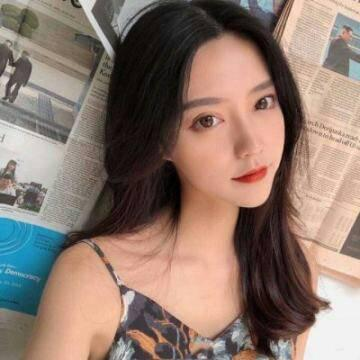
#> input picture FaceAI/1.jpg, 360 x 360 px, found by its file name
$ python FD_pic.py
#> lines starting #> are read from the running program, lines starting #| are printed output that depends on the picture; after the words box and inside, x2 and y2 are one past the last pixel; in counts of white or black regions, pixels touching at a corner belong together
import cv2

filepath = "/Users/Starkjing/Desktop/ComputerVision/FaceAI/1.jpg"
img = cv2.imread(filepath)  # 读取图片
#> img is the input picture: shape (360, 360, 3); mean B, G, R 109.8, 120.6, 141.6
gray = cv2.cvtColor(img, cv2.COLOR_BGR2GRAY)  # 转换灰色
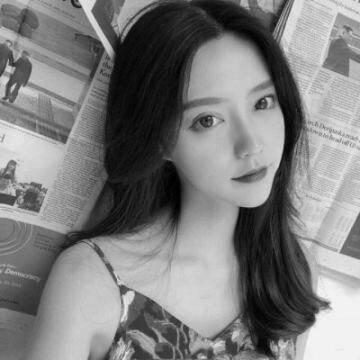
#> gray: shape (360, 360); min 0, max 251, mean 125.7

# OpenCV人脸识别分类器
classifier = cv2.CascadeClassifier(
        "/Users/Starkjing/Desktop/ComputerVision/FaceAI/opencv-master/data/haarcascades/haarcascade_frontalface_default.xml"

)
color = (0, 255, 0)  # 定义绘制颜色
# 调用识别人脸
faceRects = classifier.detectMultiScale(
    gray, scaleFactor=1.2, minNeighbors=3, minSize=(32, 32))
#> faceRects = [[154, 54, 158, 158]]
if len(faceRects):  # 大于0则检测到人脸
    for faceRect in faceRects:  # 单独框出每一张人脸
        x, y, w, h = faceRect
        # 框出人脸
        cv2.rectangle(img, (x, y), (x + h, y + w), color, 2)
        # 左眼
        cv2.circle(img, (x + w // 4, y + h // 4 + 30), min(w // 8, h // 8),
                   color)
        #右眼
        cv2.circle(img, (x + 3 * w // 4, y + h // 4 + 30), min(w // 8, h // 8),
                   color)
        #嘴巴
        cv2.rectangle(img, (x + 3 * w // 8, y + 3 * h // 4),
                      (x + 5 * w // 8, y + 7 * h // 8), color)
#> this loop made 1 pass
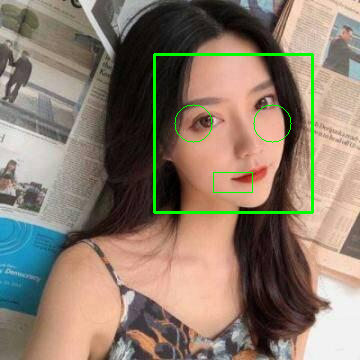
#> img: shape (360, 360, 3); 1.71% of pixels changed, all inside (x1, y1, x2, y2) = (153, 53, 314, 214)

cv2.imwrite('/Users/Starkjing/Desktop/ComputerVision/FaceAI/girl_FD.jpg',img)
cv2.imshow("image", img)  # 显示图像
c = cv2.waitKey(10)
#> (key Esc is pressed here)

cv2.waitKey(0)
cv2.destroyAllWindows()

$ run again, with FaceAI/jiance-2.png saved as FaceAI/1.jpg
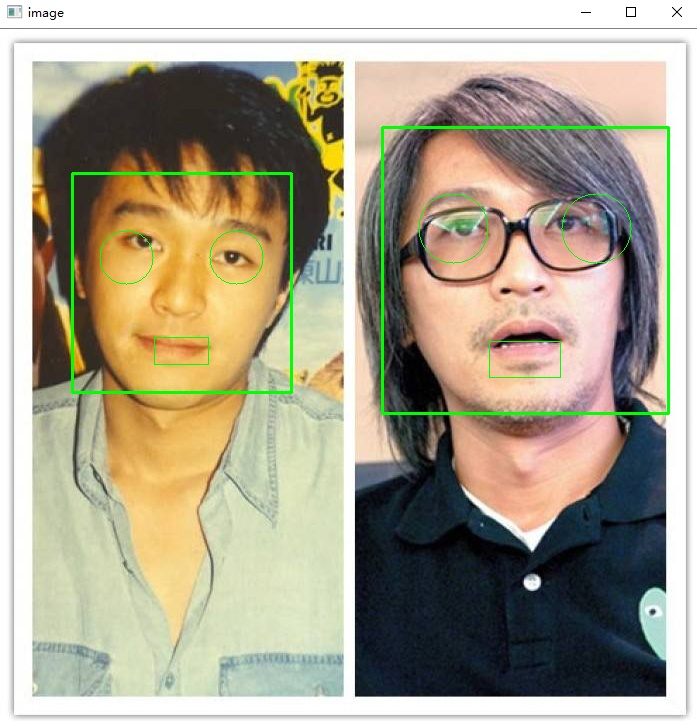
#> input picture FaceAI/jiance-2.png, 697 x 721 px, found by its file name
#> img is the input picture: shape (721, 697, 3); mean B, G, R 139.4, 160.7, 168.1
#> `gray = cv2.cvtColor(img, cv2.COLOR_BGR2GRAY)`:
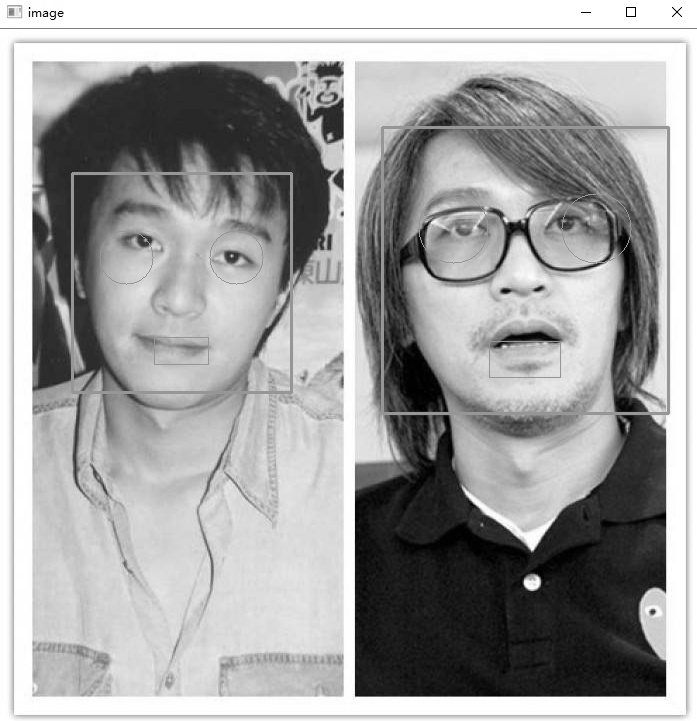
#> gray: shape (721, 697); min 0, max 255, mean 160.5
#> faceRects = [[76, 179, 209, 209], [376, 131, 286, 286]]
#> the loop `for faceRect in faceRects:` made 2 passes
#> after the loop `for faceRect in faceRects:`:
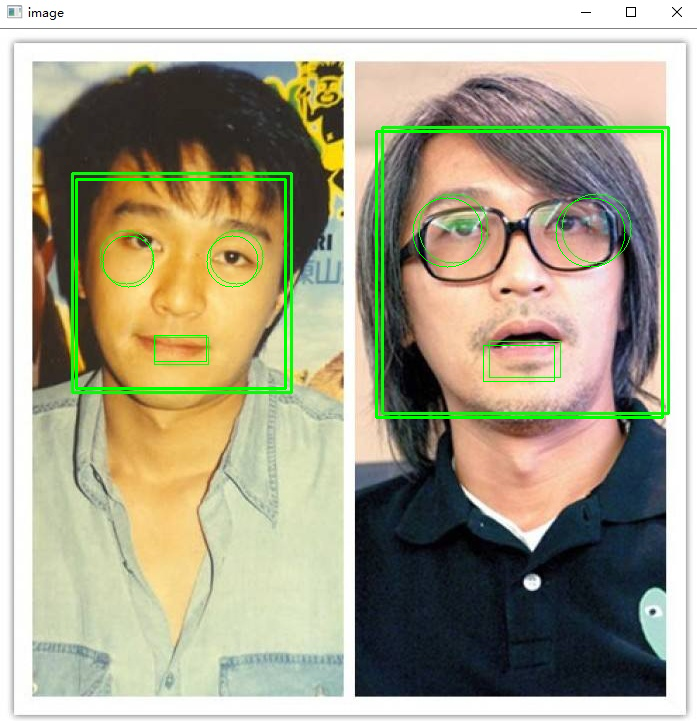
#> img: shape (721, 697, 3); 1.39% of pixels changed, all inside (x1, y1, x2, y2) = (75, 130, 664, 419)

$ run again, with FaceAI/李飞飞.png saved as FaceAI/1.jpg
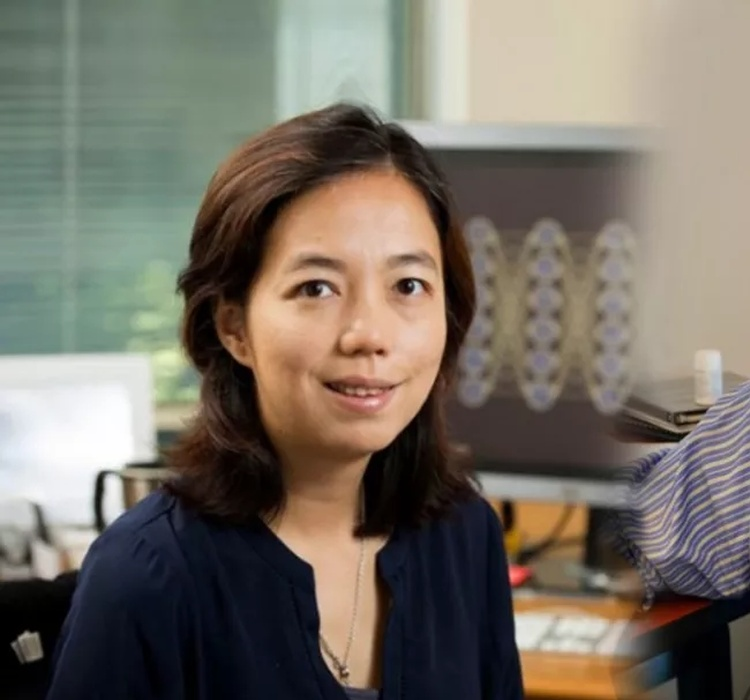
#> input picture FaceAI/李飞飞.png, 750 x 700 px, found by its file name
#> img is the input picture: shape (700, 750, 3); mean B, G, R 102, 112.7, 119.6
#> `gray = cv2.cvtColor(img, cv2.COLOR_BGR2GRAY)`:
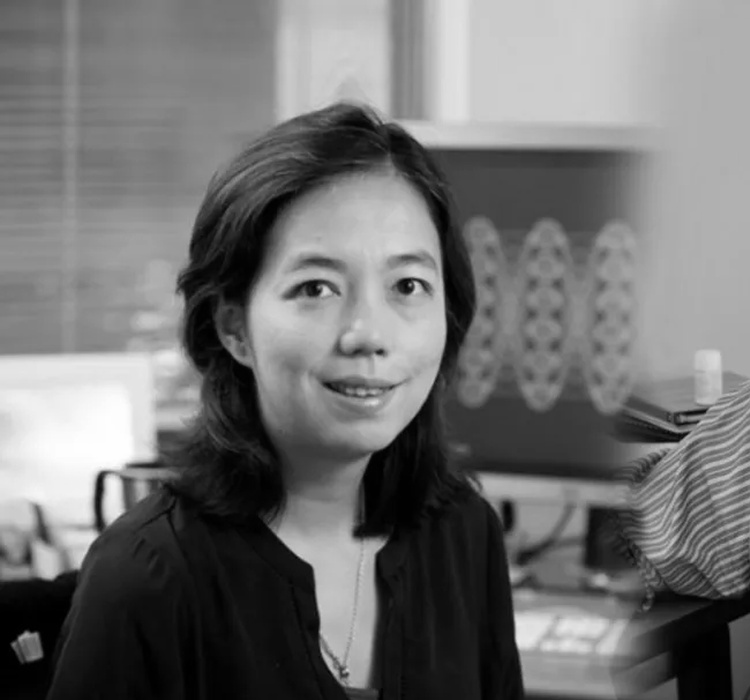
#> gray: shape (700, 750); min 0, max 255, mean 113.5
#> faceRects = [[507, 226, 78, 78], [505, 255, 81, 81], [572, 258, 82, 82], [501, 284, 83, 83], [502, 316, 82, 82], [565, 318, 84, 84], [237, 192, 245, 245]]
#> the loop `for faceRect in faceRects:` made 7 passes
#> after the loop `for faceRect in faceRects:`:
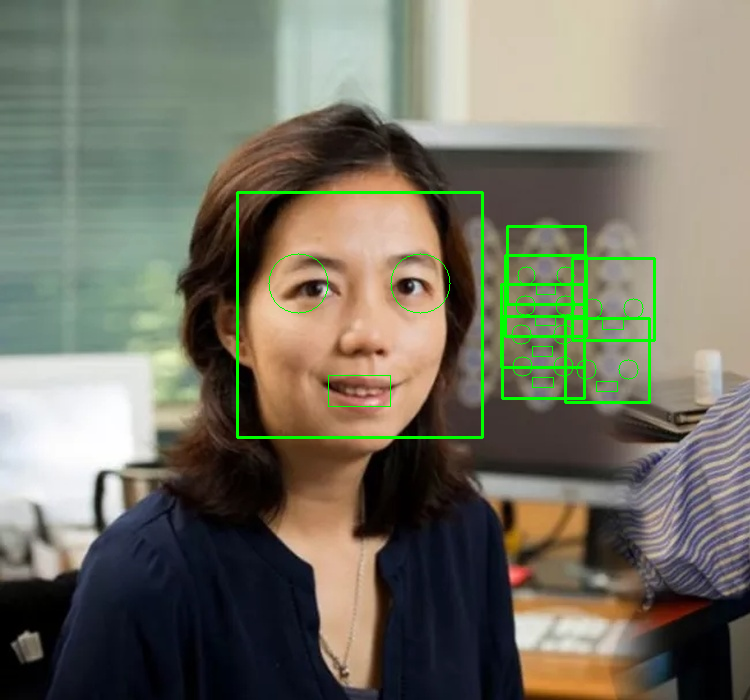
#> img: shape (700, 750, 3); 1.8% of pixels changed, all inside (x1, y1, x2, y2) = (236, 191, 656, 439)
